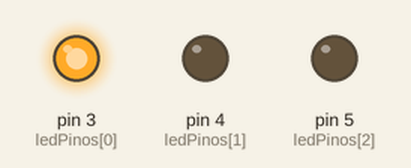
Recording of a sketch running on a simulated Arduino Uno, built with avr-gcc and run on an emulated ATmega328P. On the bench: output pins drawn as LEDs (lit = HIGH).

Above: at 0.1 s.
At 5.1 s:
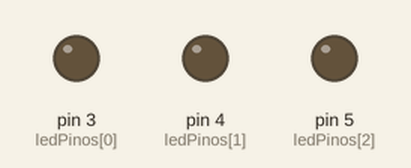
At 20.1 s:
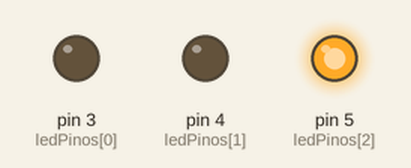
At 38.1 s:
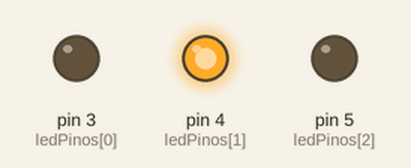
Timing chart, 0 to 39.6 s (numbered marks = the images above):
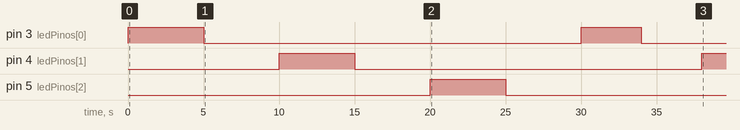

Measured:
- by itself, pin 3 (ledPinos[0]): LOW → HIGH at 0.00 s, → LOW 5.0 s later, → HIGH 25.0 s later, → LOW 4.0 s later
- by itself, pin 4 (ledPinos[1]): LOW → HIGH at 10.0 s, → LOW 5.0 s later, → HIGH 23.0 s later
- by itself, pin 5 (ledPinos[2]): LOW → HIGH at 20.0 s, → LOW 5.0 s later

The sketch:

exec5.ino
```cpp
const int ledPinos[] = {3, 4, 5};
const int numLEDs = sizeof(ledPinos) / sizeof(ledPinos[0]);

void setup() {

  for (int i = 0; i < numLEDs; i++) {
    pinMode(ledPinos[i], OUTPUT);
  }
}

void loop() {
  int tempo_ms = 5000; // Tempo inicial em milissegundos

  while (tempo_ms >= 5) { // Condição de parada do loop
    for (int i = 0; i < numLEDs; i++) {
      // Liga o LED
      digitalWrite(ledPinos[i], HIGH);
      delay(tempo_ms);

      // Desliga o LED
      digitalWrite(ledPinos[i], LOW);
      delay(tempo_ms);
    }
    tempo_ms = tempo_ms * 0.8;  // Diminui o tempo em 20% a cada loop
  }
}
```
